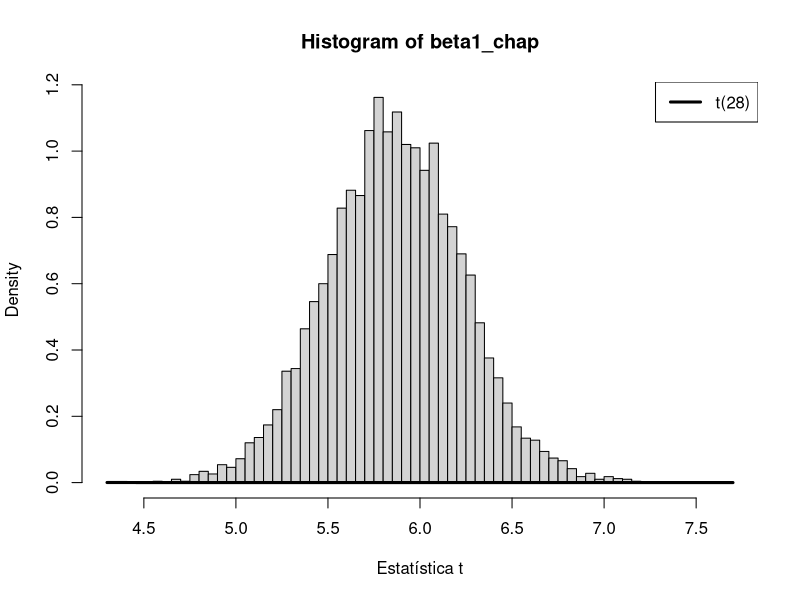
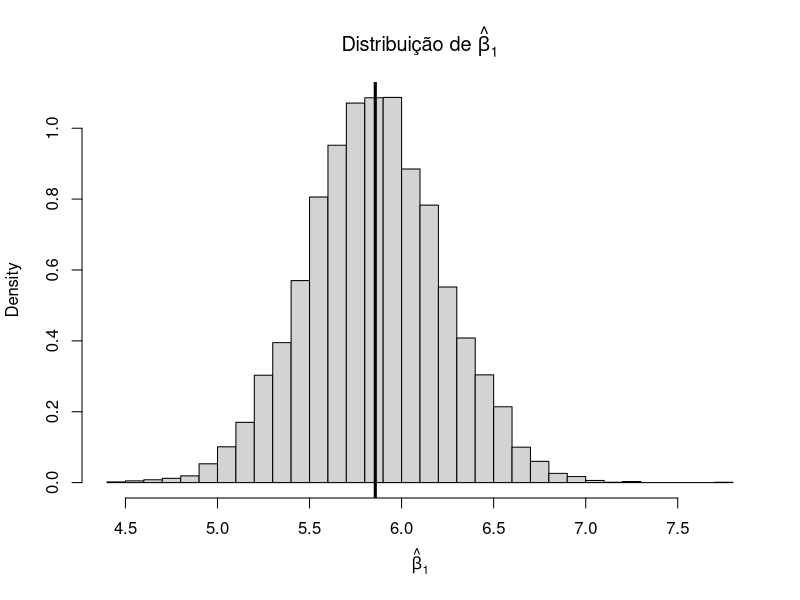
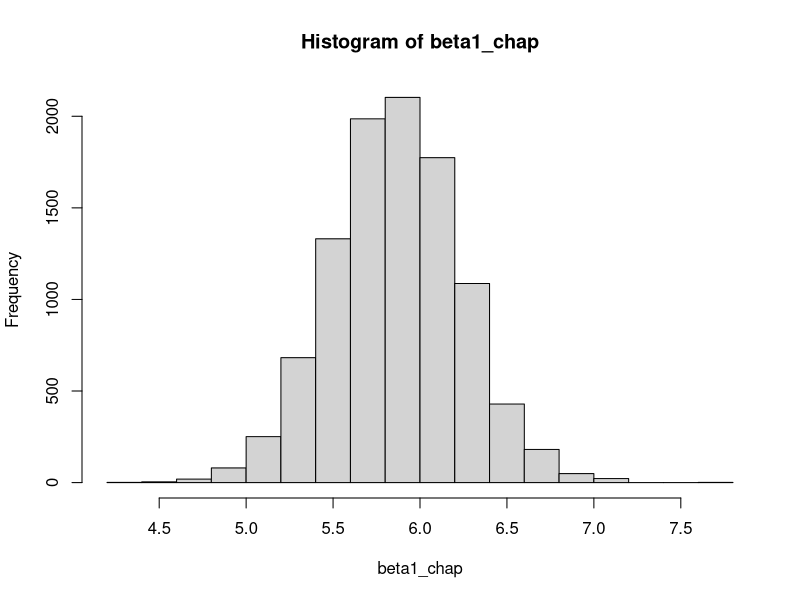

Here is the R script that generated these plots, in order: (Note: this script raises an error after producing the figures.)
# =========================================================
# Distribuição t do beta1 estimado
# =========================================================
#
# Vamos demonstrar empiricamente que:
#
# t =
# (beta1_hat - beta1_real) / SE(beta1_hat)
#
# ~ t(n - 2)
#
# =========================================================

set.seed(123)

# ---------------------------------------------------------
# Configurações
# ---------------------------------------------------------

n <- 30

beta0 <- 76.095
beta1_real <- 5.8571

sigma <- 5.69

nsim <- 10000

# Vetor para armazenar estatísticas t
t_beta1 <- numeric(nsim)
beta1_chap <- numeric(nsim)

# =========================================================
# Simulação
# =========================================================

for (i in 1:nsim) {
  # -------------------------------------------------------
  # Gerando dados
  # -------------------------------------------------------

  x <- runif(n, 0, 10)

  erro <- rnorm(n, mean = 0, sd = sigma)

  y <- beta0 + beta1_real * x + erro

  # -------------------------------------------------------
  # Ajustando regressão
  # -------------------------------------------------------

  modelo <- lm(y ~ x)

  # -------------------------------------------------------
  # Beta1 estimado
  # -------------------------------------------------------

  beta1_hat <- coef(modelo)[2]
  beta1_chap[i] <- beta1_hat

  # -------------------------------------------------------
  # Erro padrão do beta1
  # -------------------------------------------------------

  se_beta1 <- summary(modelo)$coefficients[2, 2]

  # -------------------------------------------------------
  # Estatística t
  # -------------------------------------------------------

  t_beta1[i] <-
    (beta1_hat - beta1_real) / se_beta1
}

# =========================================================
# Graus de liberdade
# =========================================================

gl <- n - 2

# =========================================================
# Histograma
# =========================================================

hist(
  beta1_chap,
  probability = TRUE,
  breaks = 50,
  # main = expression(
  #   frac(hat(beta)[1] - beta[1], SE(hat(beta)[1])) ~ "vs distribuição t"
  # ),
  xlab = "Estatística t"
)

# ---------------------------------------------------------
# Curva teórica t
# ---------------------------------------------------------

curve(
  dt(x, df = gl),
  add = TRUE,
  lwd = 3
)

legend(
  "topright",
  legend = c(paste0("t(", gl, ")")),
  lwd = 3
)

# =========================================================
# Comparações numéricas
# =========================================================

cat("Graus de liberdade:", gl, "\n\n")

cat("Média simulada:", mean(t_beta1), "\n")
cat("Média teórica:", 0, "\n\n")

cat("Variância simulada:", var(t_beta1), "\n")

cat(
  "Variância teórica:",
  gl / (gl - 2),
  "\n"
)

# =========================================================
# Distribuição do beta1 estimado
# =========================================================

beta1_hats <- numeric(nsim)

for (i in 1:nsim) {
  x <- runif(n, 0, 10)

  erro <- rnorm(n, mean = 0, sd = sigma)

  y <- beta0 + beta1_real * x + erro

  modelo <- lm(y ~ x)

  beta1_hats[i] <- coef(modelo)[2]
}

hist(
  beta1_hats,
  probability = TRUE,
  breaks = 40,
  main = expression("Distribuição de " * hat(beta)[1]),
  xlab = expression(hat(beta)[1])
)

abline(v = beta1_real, lwd = 3)


# teste ------------------------------------------------------------------

beta1_chap |> hist()

rss_scaled |> hist()


divisao <- beta1_chap / rss_scaled

divisao |> hist()
